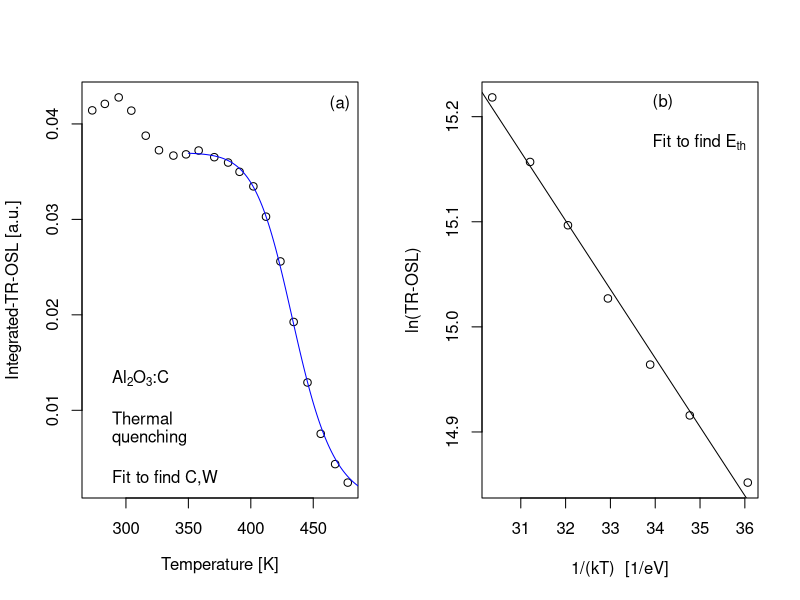

Recreate this plot in R.
rm(list=ls())
library("minpack.lm")
par(mfrow=c(1,2))
aluminatau470nmx<-unlist(read.table("aluminax1.txt"))
aluminatau470nmy<-unlist(read.table("aluminay1.txt"))
x<-aluminatau470nmx[8:20]+273
y<-aluminatau470nmy[8:20]
kB<-8.617*1e-5 # Boltzmann constant in eV/K
fit_data <-data.frame(x ,y)
plot(aluminatau470nmx+273,aluminatau470nmy,
     xlab=expression("Temperature [K]"),
     ylab="Integrated-TR-OSL [a.u.]")
legend("topright",bty="n","(a)")
legend("bottomleft",bty = "n", legend =
         c(expression('Al'[2]*'O'[3]*':C',' ',
                      'Thermal','quenching',' ','Fit to find C,W')))
fit <- minpack.lm::nlsLM(
  formula = y ~ N /(1+c*exp(-W/(kB*x))),data = fit_data,
  start = list(N= max(y),c=1e6, W =1))
x1<-seq(from=350,to=500,by=1)
lines(x=x1,y=coef(fit)[1]/(1+coef(fit)[2]*
                             exp(-coef(fit)[3]/(kB*x1))),      col = "blue")
coef(fit)
al2o3risoOSLvsTempx<-unlist(read.table("aluminax2.txt"))
al2o3risoOSLvsTempy<-unlist(read.table("aluminay2.txt"))
x<-al2o3risoOSLvsTempx[4:10]
y<-al2o3risoOSLvsTempy[4:10]
y<-log(y)
x<-1/(kB*(x+273.15))
bestfit<-lm(y~x)
coefficients(bestfit)
plot(x, y, xlab = "1/(kT)  [1/eV]",ylab = "ln(TR-OSL)")
legend("topright",bty = "n", legend =c('(b)',expression(' ',
                                                        'Fit to find E'[th]*' ')))
abline(lm(y~x))
